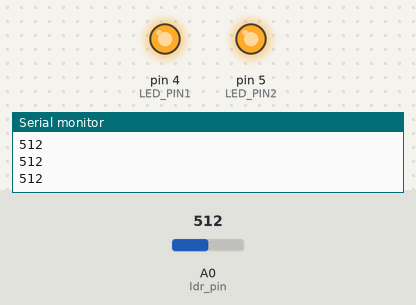
The sketch below on a simulated Arduino Uno, built with avr-gcc and run on an emulated ATmega328P. Parts: output pins drawn as LEDs (lit = HIGH), the last lines printed to the serial monitor. Inputs (shaded band) come from the test bench; at power-on: A0 (ldr_pin) = 512.

Above: at 1.2 s.
1.3 s: A0 (ldr_pin) set to 219
2.8 s: A0 (ldr_pin) set to 186
At 4.1 s:
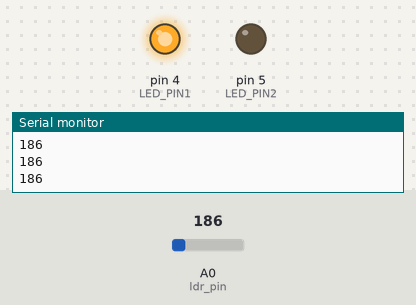
4.4 s: A0 (ldr_pin) set to 70
At 5.7 s:
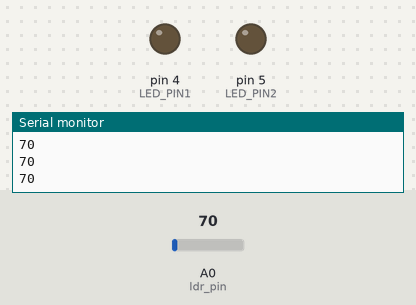
6.0 s: A0 (ldr_pin) set to 89
At 7.0 s:
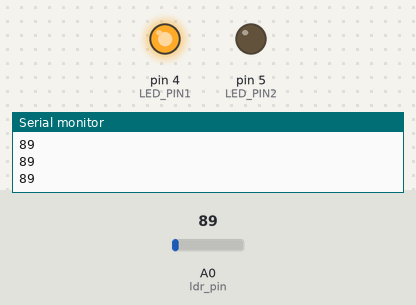
7.6 s: A0 (ldr_pin) set to 69
At 8.4 s:
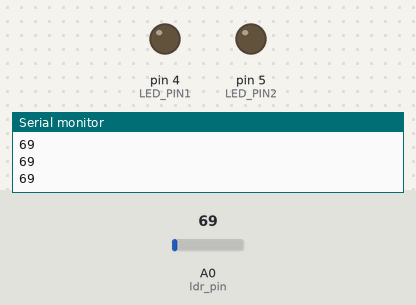
Timing chart, 0 to 10.2 s (numbered marks = the images above; inputs shaded):
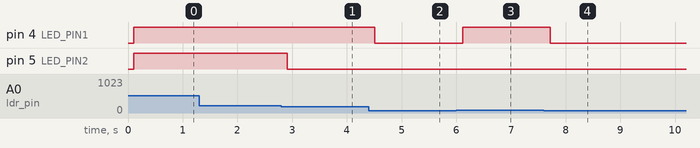

Measured:
- the behaviour switches between 201 and 200 on A0 (ldr_pin) (found by bisection; images 0 and 1)
- after the input at 2.8 s, pin 5 (LED_PIN2): HIGH → LOW after 0.11 s
- after the input at 4.4 s, pin 4 (LED_PIN1): HIGH → LOW after 0.11 s
- after the input at 6.0 s, pin 4 (LED_PIN1): LOW → HIGH after 0.12 s
- after the input at 7.6 s, pin 4 (LED_PIN1): HIGH → LOW after 0.12 s

The sketch:

LDR_Light_Level_Lab.ino
```cpp
int ldr_pin = A0;
int analogValue = 0;
int LED_PIN1 = 4;
int LED_PIN2 = 5;

void setup() {
  // put your setup code here, to run once:
  Serial.begin(9600);
  pinMode(LED_PIN1, OUTPUT);
  pinMode(LED_PIN2, OUTPUT);
}

void loop() {
  // put your main code here, to run repeatedly:
  analogValue = analogRead(ldr_pin);
  Serial.println(analogValue);
  delay(100);
  if(analogValue <=79){
    digitalWrite(LED_PIN1, LOW);
    digitalWrite(LED_PIN2, LOW);
    }
  else if(analogValue <= 200 && analogValue > 80){
    digitalWrite(LED_PIN1, HIGH);
    digitalWrite(LED_PIN2, LOW);
    }
  else{
    digitalWrite(LED_PIN1, HIGH);
    digitalWrite(LED_PIN2, HIGH);
    }
}
```
